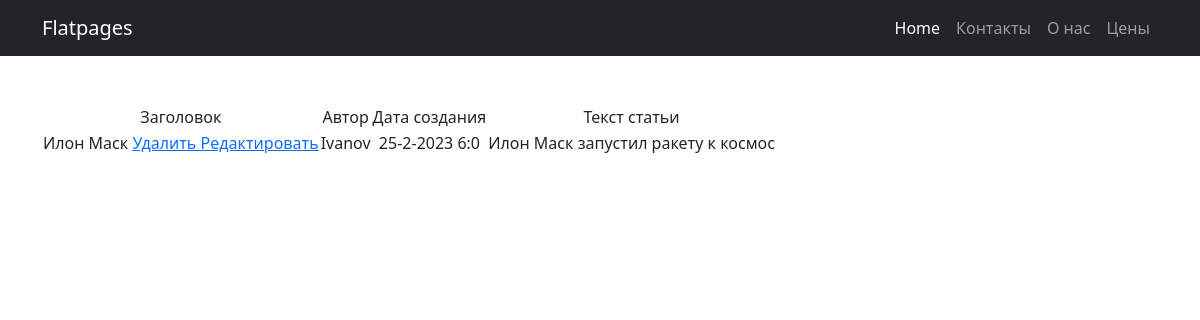
Screenshot of /news/7 with the database file from the repository.
### news/models.py (models this page shows, shortened)
class Post(models.Model):
    authorArticle = models.ForeignKey(Author, on_delete=models.CASCADE)
    article = 'AR'
    news = 'NW'
    TEXT = [
        (article, 'Статья'),
        (news, 'Новость')
    ]
    textContent = models.CharField(max_length=2,
                                   choices=TEXT,
                                   default=news)
    creationTime = models.DateTimeField(auto_now_add=True)
    textCategory = models.ManyToManyField(Category, through='PostCategory')
    header = models.CharField(max_length=255)
    postText = models.TextField()
    rating = models.IntegerField(default=1)

class Author(models.Model):
    account = models.OneToOneField(User, on_delete=models.CASCADE)
    ratingAuthor = models.IntegerField(default=0)

### news/views.py (the view)
# urls.py: path('<int:pk>', NewsDetailView.as_view(), name='news'),
class NewsDetailView(DetailView):
    template_name = 'news.html'
    context_object_name = 'news'
    queryset = Post.objects.all()

### templates/news.html (shortened to what this page needs)
{% extends 'flatpages/default.html' %}
{% load custom_filters %}
{% block content %}
    {% if news %}
        <table>
            <tr>
                <td>
                    Заголовок
                </td>
				<td>
                    Автор
                </td>
                <td>
                    Дата создания
                </td>
                <td>
                    Текст статьи
                </td>
            </tr>
            <tr>
                <td>
                    {{ news.header}}
					<a href="{% url 'news_delete' news.id %}"><u> Удалить </u></a>
	                <a href="{% url 'news_update' news.id %}"><u> Редактировать </u></a>
                </td>
				<td>
                    {{ news.authorArticle.account}}
                </td>
                <td>
		   {{ news.creationTime.day}}-{{ news.creationTime.month}}-{{news.creationTime.year}} {{ news.creationTime.hour}}:{{ news.creationTime.minute}}
                </td>
                <td>
                    {{ news.postText}}
                </td>
            </tr>
        </table>
    {% else %}
        <h2>Новостей нет!</h2>
    {% endif %}
{% endblock content %}

### rows the page displays
Post: header "Илон Маск", authorArticle.account "Ivanov", creationTime.day "25", creationTime.month "2", creationTime.year "2023", creationTime.hour "6", creationTime.minute "0", postText "Илон Маск запустил ракету к космос"
